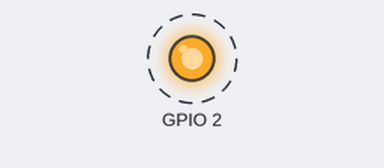
A program run on a simulated Raspberry Pi (BCM pin numbers). Parts: output pins drawn as LEDs (lit = HIGH). Dashed ring = blinking.

Above: at 0.5 s.
Timing chart, 0 to 4.6 s (numbered marks = the images above):
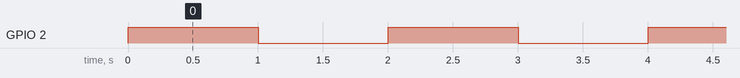

The program:

04_python1sec.py
```python
#!/usr/bin/python
# coding: utf-8

import time
# RaspberryPIに標準で入っている専用ライブラリ
# RPi.GPIOをgpioとしてload
import RPi.GPIO as gpio

# gpioの選択をピン番号で行う(おまじないだと思ってください)
gpio.setmode(gpio.BCM)

# GPIO2をOUTに使う
gpio.setup(2, gpio.OUT)

while True:
  gpio.output(2, 1)
  time.sleep(1)
  gpio.output(2, 0)
  time.sleep(1)
```

Measured:
- by itself, GPIO 2: alternates HIGH for 1.0 s and LOW for 1.0 s
